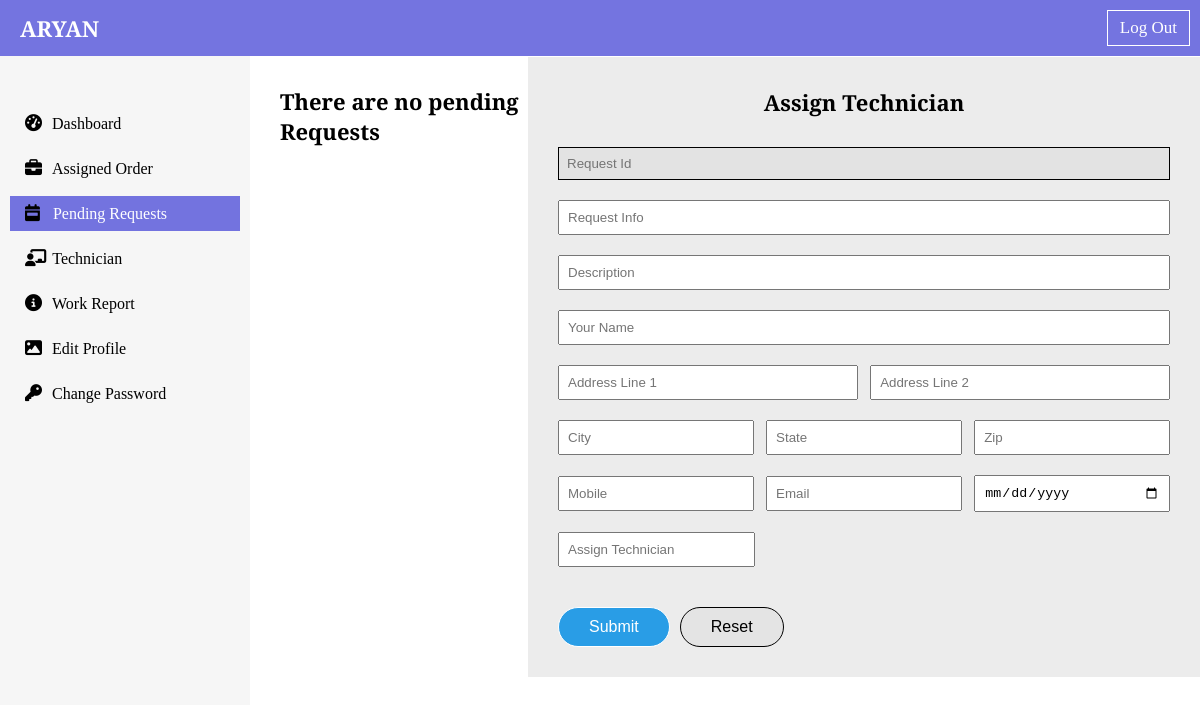
The page /dashboard/admin_requests/ (signed in) on the database as committed earlier.
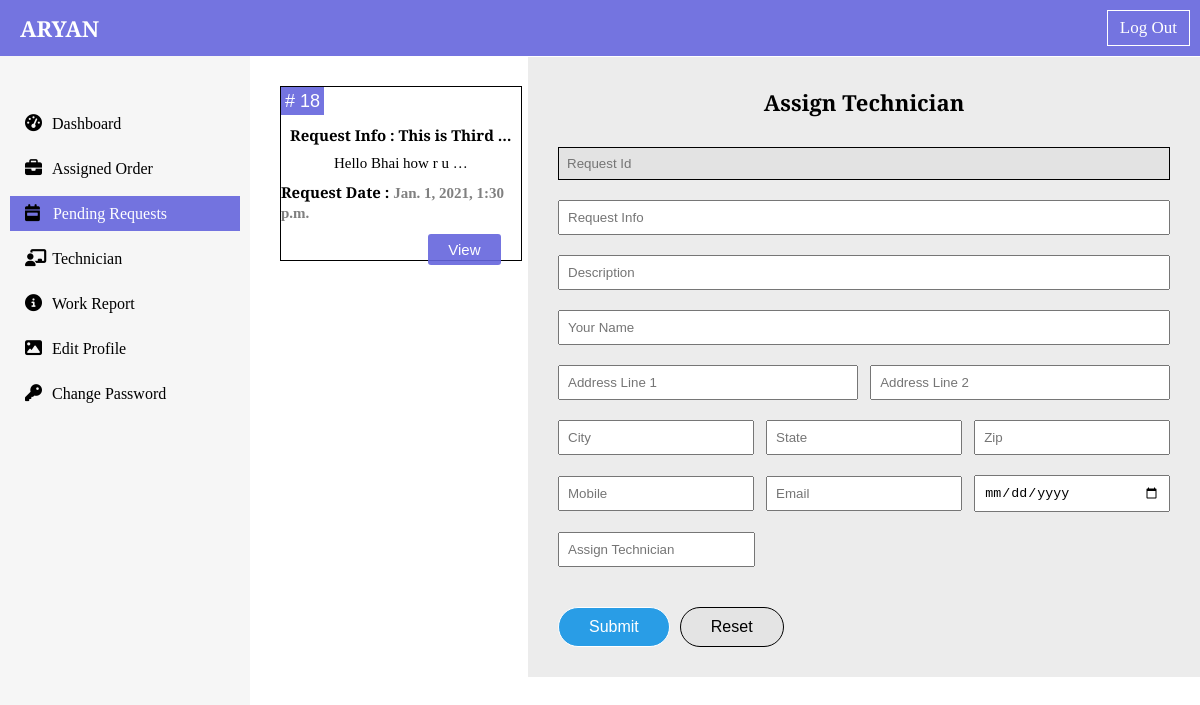
The same page on the database as committed later.
### dashboard/models.py (models this page shows, shortened)
class SubmitRequest(models.Model):
    serial_no = models.AutoField(primary_key=True)
    request_info = models.CharField(max_length=100)
    description = models.TextField()
    name = models.CharField(max_length=25)
    address_line_1 = models.CharField(max_length=200)
    address_line_2 = models.CharField(max_length=200)
    city = models.CharField(max_length=25)
    state = models.CharField(max_length=25)
    zip_code = models.IntegerField(null=True)
    email = models.EmailField()
    mobile = models.IntegerField()
    date = models.DateTimeField(auto_now_add=True)

### dashboard/views.py (the view)
# urls.py: path("admin_requests/", views.admin_requests, name="admin_requests"),
def admin_requests(request):
    if request.user.is_superuser:
        requests_object = SubmitRequest.objects.all()
        if request.method == "POST":
            request_id = request.POST.get("id")
            request_object2 = SubmitRequest.objects.filter(serial_no= request_id).first()
            forms = AssignTechnicianForm(request.POST)
            context = {"forms":forms, "requests_object":requests_object, "request_id":request_id, "request_object2":request_object2}
            if forms.is_valid():
                forms.save()
                delete_request = SubmitRequest.objects.filter(serial_no=request.POST.get("request_id")).first()
                print(delete_request)
                delete_request.delete()
                return redirect("admin_requests")
        else:
            forms = AssignTechnicianForm()
            context = {"forms":forms, "requests_object":requests_object}
        return render(request, "dashboard/admin/admin_requests.html", context)
    else:
        return HttpResponse("<h1 style='text-align: center; margin-top: 30px;'> You are not Authorized for this page </h1>")

### templates/dashboard/admin/admin_requests.html (shortened to what this page needs)
{% extends 'admin_base.html' %}
{% block requestactive %} active {% endblock requestactive %}
{% load widget_tweaks %}
{% block body %}
<div class="flex-row-no-center">
    <div class="requests-div flex-column-no-center">
    {% if requests_object %}
        {% for request in requests_object %}
        <div class="request-box">
            <div class="request-id-sm-div flex-row-center"># {{request.serial_no}}</div>
            <div class="request-details flex-column-center">
                <h2 class="info-heading">Request Info : {{request.request_info|truncatechars:15}}</h2>
                <p>{{request.description|truncatechars:20}}</p>
                <h2 class="request-date-heading">Request Date : <span class="request-date">{{request.date}}</span></h2>
            </div>
            <form action="" method="POST"> {% csrf_token %}
                <div class="view-button-div">
                    <button type="submit" class="view-btn">View</button>
                </div>
            </form>
        </div>
        {% endfor %}
        {% else %}
        <h2 class="sm-heading">There are no pending Requests</h2>
        {% endif %}
    </div>
    <div class="assign-form-div">
        <h2 class="text-center sm-heading">Assign Technician</h2>
        <form action="{% url 'admin_requests' %}" method="post"> {% csrf_token %}
            <div class="request-id-input">
                {% render_field forms.request_id value=request_object2.serial_no %}
            </div>
            <div class="info-desc-input flex-column-no-center">
                {% render_field forms.request_info value=request_object2.request_info %}
                {% render_field forms.description value=request_object2.description %}
            </div>
            <div class="name-add1-add2-div flex-column-no-center">
                {% render_field forms.name value=request_object2.name %}
                <div class="add1-add2 flex-row-space-between">
                    {% render_field forms.address_line_1 value=request_object2.address_line_1 %}
                    {% render_field forms.address_line_2 value=request_object2.address_line_2 %}
                </div>
            </div>
            <div class="city-state-zip flex-row-space-between">
                {% render_field forms.city value=request_object2.city %}
                {% render_field forms.state value=request_object2.state %}
                {% render_field forms.zip_code value=request_object2.zip_code %}
            </div>
            <div class="mobile-email-date flex-row-space-between">
                {% render_field forms.mobile value=request_object2.mobile %}
                {% render_field forms.email value=request_object2.email %}
                {% render_field forms.date value=request_object2.date %}
            </div>
            <div class="assign-technician-input flex-row-no-center">
                {{forms.technician}}
            </div>
            <div class="submit-reset-btn flex-row-no-center">
                <button type="submit">Submit</button>
                <button type="reset">Reset</button>
            </div>
        </form>
    </div>
</div>
{% endblock body %}

Rows that differ between the two databases and show on the page:
added SubmitRequest: serial_no "18", request_info "This is Third …", description "Hello Bhai how r u …", date "Jan. 1, 2021, 1:30 p.m."
Other text that changed with them:
text no longer shown: "There are no pending Requests"
